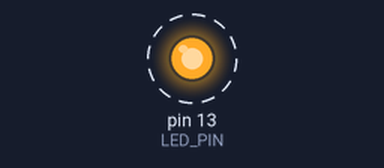
Bench run of a sketch on a simulated Arduino Mega 2560, built with avr-gcc and run on an emulated ATmega2560. Shown: output pins drawn as LEDs (lit = HIGH). Dashed ring = blinking. What the sketch prints to the serial monitor is not drawn.

Above: at 18.7 s.
Timing chart, 0 to 22.5 s (numbered marks = the images above):
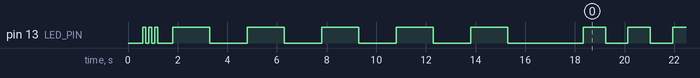

The sketch:

R2_Maestro_SelfTest.ino
```cpp
/* =====================================================================
   R2 DOME — MAESTRO SELF TEST
   For Mike's Mini Maestro 18 dome board, 2026-07-29.

   No controller. No USB Host Shield. No Sabertooth, no Syren, no audio
   player, no PololuMaestro library. Just the Mega, one wire, and the
   Maestro. If this moves PP5, the hardware path is good and the fault is
   somewhere in the big sketch or in the settings file. If it does NOT
   move PP5, nothing else is worth debugging until it does.

   WHAT IT DOES, in order, on power-up:

     1. Blinks the on-board LED so you know the sketch is running at all.
     2. OPTIONAL: asks the Maestro its firmware error flags and channel 0
        position. Needs Maestro TX wired back to Mega RX3 (pin 15). If you
        have not run that wire, it just reports "no reply" and carries on —
        that is not a failure.
     3. Moves PP5 (channel 0) from shut to open and back, FIVE times,
        using Set Target directly. This does NOT use the script at all,
        so it works even if the script was never applied to the board.
     4. Parks PP5 shut.
     5. Fires restartScript(0) once. If step 3 moved and step 5 does not,
        the script is not on the board — press Apply Settings in Control
        Center.

   WIRING (the only three things that matter):
     Mega TX3  pin 14  ->  Maestro RX
     Mega GND          ->  Maestro GND        <- the one people forget
     Maestro needs its own servo power, and logic power via the jumper

   Open the Serial Monitor at 115200 to watch it narrate.
   ===================================================================== */

// ---------------------------------------------------------------- config
#define MAESTRO_SERIAL Serial3   // change to Serial1 or Serial2 to test
                                 // another port without rewiring anything
const long MAESTRO_BAUD = 9600;  // must match the board's FixedBaudRate

const uint8_t  CHANNEL   = 0;     // PP5
const uint16_t TARGET_SHUT = 4544; // quarter-microseconds, from your .mstr
const uint16_t TARGET_OPEN = 7296;
const uint8_t  CYCLES    = 5;
const uint16_t HOLD_MS   = 1500;  // a full throw takes ~940 ms at speed 80
                                  // / accel 10, so give it room to arrive

const uint8_t LED_PIN = 13;

// ------------------------------------------------------- compact protocol
// Two bytes for a command, plus 7-bit-split data. No device number, which
// is exactly what MiniMaestro(Serial3) does in the real sketch: leaving
// deviceNumber at its default makes the library use the compact protocol.
void maestroSetTarget(uint8_t channel, uint16_t target) {
  MAESTRO_SERIAL.write(0x84);
  MAESTRO_SERIAL.write(channel);
  MAESTRO_SERIAL.write((uint8_t)(target & 0x7F));
  MAESTRO_SERIAL.write((uint8_t)((target >> 7) & 0x7F));
}
void maestroRestartScript(uint8_t sub) {
  MAESTRO_SERIAL.write(0xA7);
  MAESTRO_SERIAL.write(sub);
}
void maestroStopScript() {
  MAESTRO_SERIAL.write(0xA4);
}

// Reads two little-endian bytes back. Returns -1 on timeout, which just
// means the Maestro's TX is not wired to the Mega's RX.
long maestroRead16(uint16_t timeoutMs) {
  unsigned long t0 = millis();
  uint8_t got = 0, lo = 0, hi = 0;
  while (millis() - t0 < timeoutMs) {
    if (MAESTRO_SERIAL.available()) {
      uint8_t b = MAESTRO_SERIAL.read();
      if (got == 0) { lo = b; got = 1; }
      else          { hi = b; return ((long)hi << 8) | lo; }
    }
  }
  return -1;
}
long maestroGetPosition(uint8_t channel) {
  while (MAESTRO_SERIAL.available()) MAESTRO_SERIAL.read();   // flush
  MAESTRO_SERIAL.write(0x90);
  MAESTRO_SERIAL.write(channel);
  return maestroRead16(200);
}
long maestroGetErrors() {
  while (MAESTRO_SERIAL.available()) MAESTRO_SERIAL.read();
  MAESTRO_SERIAL.write(0xA1);
  return maestroRead16(200);
}

void blink(uint8_t times, uint16_t ms) {
  for (uint8_t i = 0; i < times; i++) {
    digitalWrite(LED_PIN, HIGH); delay(ms);
    digitalWrite(LED_PIN, LOW);  delay(ms);
  }
}

// ------------------------------------------------------------------ setup
void setup() {
  pinMode(LED_PIN, OUTPUT);
  Serial.begin(115200);          // USB monitor. Safe here — nothing else is
                                 // on Serial in this sketch, unlike the real
                                 // one where the DY-SV5W lives on it.
  delay(600);                    // let the monitor attach
  blink(3, 120);

  Serial.println();
  Serial.println(F("=== R2 dome Maestro self test ==="));
  Serial.print(F("Maestro port baud: ")); Serial.println(MAESTRO_BAUD);
  Serial.println(F("Wire: Mega TX3 (pin 14) -> Maestro RX, and a COMMON GROUND."));
  Serial.println();

  MAESTRO_SERIAL.begin(MAESTRO_BAUD);
  delay(200);

  // Stop any running script so it cannot fight us for the channel.
  maestroStopScript();
  delay(50);

  // --- optional two-way check ------------------------------------------
  Serial.println(F("[1] Asking the Maestro for channel 0's position..."));
  long pos = maestroGetPosition(CHANNEL);
  if (pos < 0) {
    Serial.println(F("    no reply. That is EXPECTED unless you have also wired"));
    Serial.println(F("    Maestro TX -> Mega RX3 (pin 15). Not a failure."));
  } else {
    Serial.print(F("    reply: ")); Serial.print(pos);
    Serial.println(F(" quarter-us  <-- two-way comms confirmed, the board is alive"));
    long err = maestroGetErrors();
    Serial.print(F("    error flags: 0x"));
    Serial.println(err < 0 ? 0 : err, HEX);
    if (err > 0) Serial.println(F("    (non-zero. Reading them clears them.)"));
  }
  Serial.println();

  // --- the actual test --------------------------------------------------
  Serial.print(F("[2] Moving PP5 (channel ")); Serial.print(CHANNEL);
  Serial.print(F(") between ")); Serial.print(TARGET_SHUT);
  Serial.print(F(" and ")); Serial.print(TARGET_OPEN);
  Serial.print(F(", ")); Serial.print(CYCLES); Serial.println(F(" times."));
  Serial.println(F("    This uses Set Target directly and does NOT touch the script,"));
  Serial.println(F("    so it works even if the script was never applied."));

  for (uint8_t i = 1; i <= CYCLES; i++) {
    Serial.print(F("    cycle ")); Serial.print(i); Serial.println(F(" - open"));
    digitalWrite(LED_PIN, HIGH);
    maestroSetTarget(CHANNEL, TARGET_OPEN);
    delay(HOLD_MS);

    Serial.print(F("    cycle ")); Serial.print(i); Serial.println(F(" - shut"));
    digitalWrite(LED_PIN, LOW);
    maestroSetTarget(CHANNEL, TARGET_SHUT);
    delay(HOLD_MS);
  }

  Serial.println();
  Serial.println(F("[3] Parked shut."));
  maestroSetTarget(CHANNEL, TARGET_SHUT);
  delay(HOLD_MS);

  // --- now, and only now, test the script -------------------------------
  Serial.println(F("[4] Firing restartScript(0) - Dome Pies Open."));
  Serial.println(F("    If step 2 moved and this does nothing, the script is not"));
  Serial.println(F("    on the board: load the .mstr and press APPLY SETTINGS."));
  maestroRestartScript(0);

  Serial.println();
  Serial.println(F("=== done. Reset the Mega to run it again. ==="));
  Serial.println(F("If PP5 never moved in step 2:"));
  Serial.println(F("  - no common ground between Mega and Maestro (most likely)"));
  Serial.println(F("  - wire on the wrong pin: TX3 is pin 14, not 15"));
  Serial.println(F("  - servo power missing, or the logic-power jumper not fitted"));
  Serial.println(F("  - board not in UART fixed baud 9600 (check Serial Settings)"));
}

// A slow heartbeat afterwards, so a dead sketch is obvious at a glance.
void loop() {
  blink(1, 900);
}
```

Measured:
- by itself, pin 13 (LED_PIN): HIGH → LOW at 0.72 s, → HIGH 0.12 s later, → LOW 0.12 s later, → HIGH 0.12 s later, … (140 changes in this stretch)
